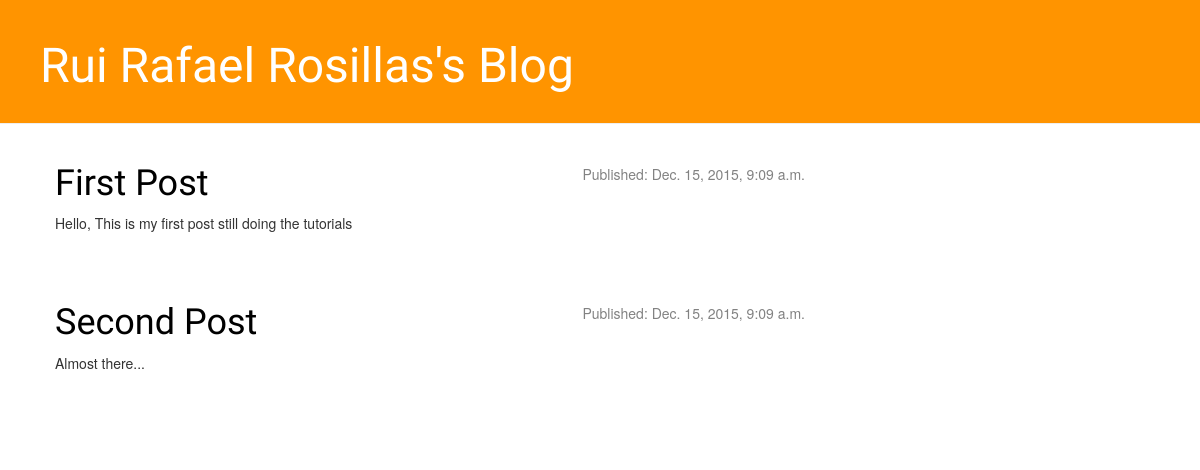
The page / on the database its author committed.
### blog/models.py (models this page shows, shortened)
class Post(models.Model):
    author = models.ForeignKey('auth.User')
    title = models.CharField(max_length=200)
    text = models.TextField()
    created_date = models.DateTimeField(
                   default=timezone.now)
    published_date = models.DateTimeField(
                 blank = True, null=True)

### blog/views.py (the view)
# urls.py: url(r'^$', views.post_list,name='post_list'),
def post_list(request):
    posts = Post.objects.filter(published_date__lte=timezone.now()).order_by('published_date')
    return render(request, 'blog/post_list.html',{'posts':posts})

### blog/templates/blog/post_list.html
{% extends 'blog/base.html' %}
{% block content %}
   {% for post in posts %}
   <div class="post">
       <div class="date">
       Published: {{ post.published_date }}
   </div>
   <h1><a href="{% url 'post_detail' pk=post.pk %}">{{ post.title }}</a></h1>
       <p>{{ post.text|linebreaks }}</p>
   </div>
   {% endfor %}
   {% endblock content %}

### blog/static/css/blog.css (style rules this page uses)
h1, h2, h3, h4 { font-family: 'Lobster', cursive; }
.date { float: right; color: #828282; }
.post { margin-bottom: 70px; }
.post h1 a, .post h1 a:visited { color: #000000; }

### rows shown on the page
Post: published_date "Dec. 15, 2015, 9:09 a.m.", title "First Post", text "Hello, This is my first post still doing the tutorials"
Post: published_date "Dec. 15, 2015, 9:09 a.m.", title "Second Post", text "Almost there..."
